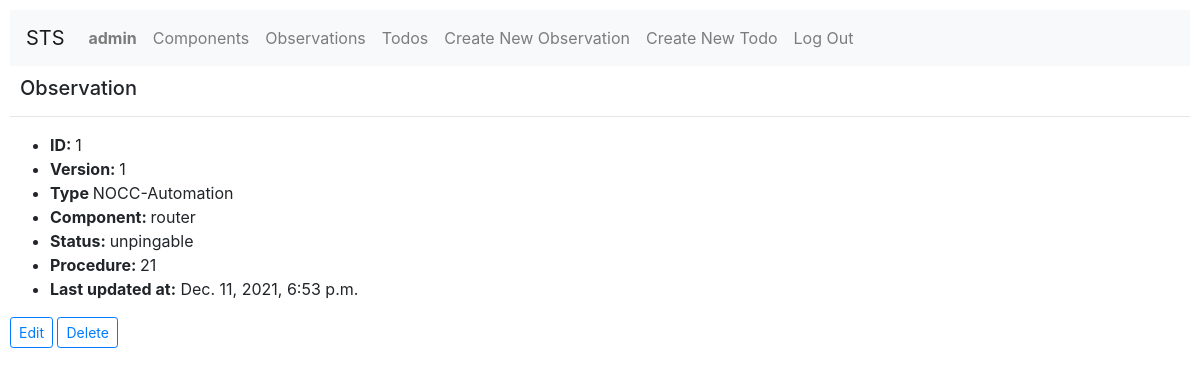
Page /observation/1/ (signed in) on the committed database.
### todo/models.py (models this page shows, shortened)
class User(AbstractUser):
    pass

class Observation(models.Model):
    type = models.CharField(max_length=32, default="NOCC-Automation")
    version = models.IntegerField(default=0)
    component = models.ForeignKey(
        Component,
        on_delete=models.CASCADE,
        related_name="observations"
    )
    status = models.CharField(
        max_length=48,
        default="other",
        validators=[
            RegexValidator(
                regex='[^\S+]',
                message="Your status should not contain spaces. Use underscores instead.",
                code="error_spaces",
                inverse_match=True
            )
        ]
    )
    procedure = models.PositiveIntegerField(
        validators=[MinValueValidator(1), MaxValueValidator(10000)]
    )
    created_at = models.DateTimeField(auto_now_add=True)
    updated_at = models.DateTimeField(auto_now=True)

class Component(models.Model):
    ROUTER = 'router'
    SWITCH = 'switch'
    RACK = 'rack'
    CAMERA = 'camera'
    SERVER = 'server'
    DISK = 'disk'
    RAM = 'ram'
    INTERFACE = 'interface'
    OTHER = 'other'
    COMPONENT_CHOICES = (
        (ROUTER, 'router'),
        (SWITCH, 'switch'),
        (RACK, 'rack'),
        (CAMERA, 'camera'),
        (SERVER, 'server'),
        (DISK, 'disk'),
        (RAM, 'ram'),
        (INTERFACE, 'interface'),
        (OTHER, 'other')
    )
    type = models.CharField(
        max_length=16,
        choices=COMPONENT_CHOICES
    )
    def __str__(self):
        return f"{self.type}"

### todo/views.py (the view)
# urls.py: path("observation/<int:observation_id>/", views.observation, name="observation"),
def observation(request, observation_id):
    if request.method == 'GET':
        observation = get_object_or_404(Observation, id=observation_id)
        return render(request, 'todo/observation.html', {
            "title": 'Observation',
            "observation": observation,
            "observation_form": ObservationForm(instance=observation)
        })

### todo/templates/todo/observation.html (shortened to what this page needs)
{% extends "todo/layout.html" %}
{% load static %}
{% block body %}
    <h5>{{ title }}</h5>
    <hr>
    <div id="observation-div">
        <ul>
            <li><b>ID: </b>{{ observation.id }}</li>
            <li><b>Version: </b>{{ observation.version }}</li>
            <li><b>Type </b>{{ observation.type }}</li>
            <li><b>Component: </b>{{ observation.component }}</li>
            <li><b>Status: </b>{{ observation.status }}</li>
            <li><b>Procedure: </b>{{ observation.procedure }}</li>
            {% if observation.created_at != observation.updated_at %}
                <li><b>Last updated at:</b> {{ observation.updated_at }}</li>
            {% endif %}
        </ul>
    </div>
    {% if user.is_authenticated %}
        <div id="observation-button-div">
            <button id="observation-edit-button" class="btn btn-sm btn-outline-primary" type="button" data-id="{{ observation.id }}">Edit</button>
            <button id="observation-delete-button" class="btn btn-sm btn-outline-primary" type="button" data-id="{{ observation.id }}">Delete</button>
        </div>
    {% endif %}
{% endblock %}

### todo/templates/todo/layout.html (shortened to what this page needs)
{% load static %}
<!DOCTYPE html>
<html lang="en">
    <head>
        <link rel="stylesheet" href="https://stackpath.bootstrapcdn.com/bootstrap/4.4.1/css/bootstrap.min.css">
        <link href="{% static 'todo/styles.css' %}" rel="stylesheet">
    </head>
    <body>
        <nav class="navbar navbar-expand-lg navbar-light bg-light">
        <a id="index-link" class="navbar-brand" href="{% url 'index' %}">STS</a>
            <div>
                <ul class="navbar-nav mr-auto">
                    {% if user.is_authenticated %}
                        <li class="nav-item">
                            <a id="profile=link" class="nav-link" href="{% url 'index' %}"><strong>{{ user.username }}</strong></a>
                        </li>
                    {% endif %}
                        <li class="nav-item">
                            <a id="index-link" class="nav-link" href="{% url 'components' %}">Components</a>
                        </li>
                        <li class="nav-item">
                            <a id="index-link" class="nav-link" href="{% url 'observations' %}">Observations</a>
                        </li>
                        <li class="nav-item">
                            <a id="index-link" class="nav-link" href="{% url 'todos' %}">Todos</a>
                        </li>
                    {% if user.is_authenticated %}
                        <li class="nav-item">
                            <a id="index-link" class="nav-link" href="{% url 'create_observation' %}">Create New Observation</a>
                        </li>
                        <li class="nav-item">
                            <a id="index-link" class="nav-link" href="{% url 'create_todo' %}">Create New Todo</a>
                        </li>
                        <li class="nav-item">
                            <a id="logout-link" class="nav-link" href="{% url 'logout' %}">Log Out</a>
                        </li>
                    {% endif %}
                </ul>
            </div>
        </nav>
        <div class="body">
            {% block body %}
            {% endblock %}
        </div>
    </body>
</html>

### todo/static/todo/styles.css (style rules this page uses)
body { padding: 10px; }
h5 { padding-top: 10px; padding-left: 10px }

### rows in the picture
User: username "admin"
Observation: id "1", version "1", type "NOCC-Automation", component "router", status "unpingable", procedure "21", updated_at "Dec. 11, 2021, 6:53 p.m."

### other values in the picture
{{ title }} "Observation"
